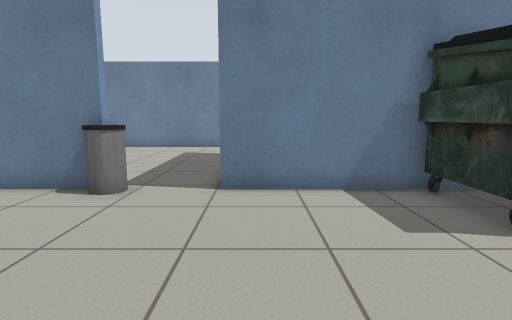
[1] (above)

19 first-person views from a walk through a robot-simulator world made for Gazebo. The camera is 0.9 m above the floor, tilts 8° down and sees 80° across. The floor is counted in squares, 0.5 m on a side. Each view is taken from the middle of a square. On the plan, view 1 faces up. The plan holds only what a view shows up to about 16 squares ahead; the rest is blank. Gazebo's built-in surfaces are drawn with simple patterns. Simple shapes stand in for some stock models. Some surface patterns are stand-ins.

[2]
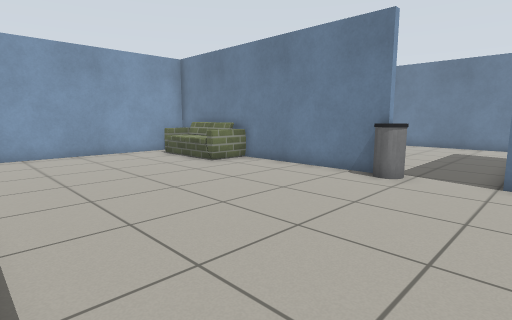

[3]
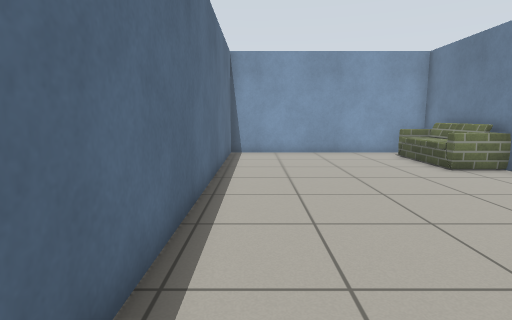

[4]
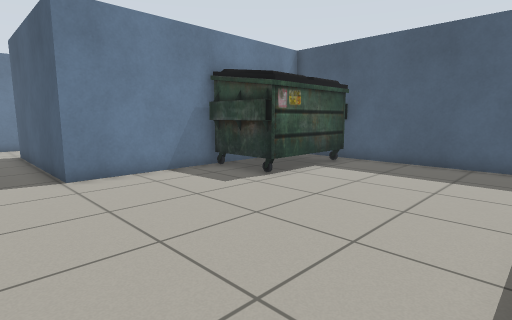

[5]
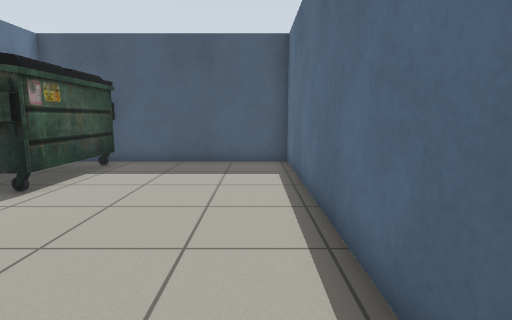

[6]
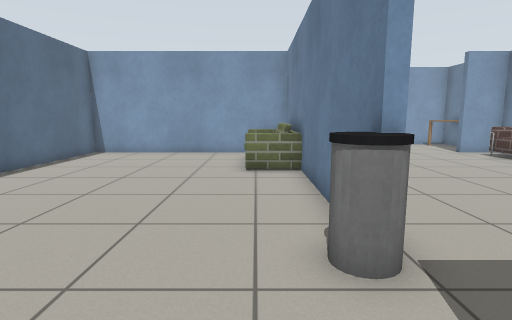

[7]
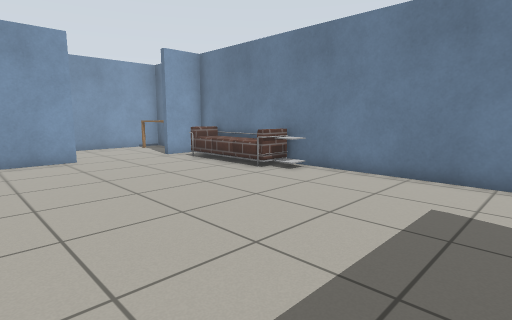

[8]
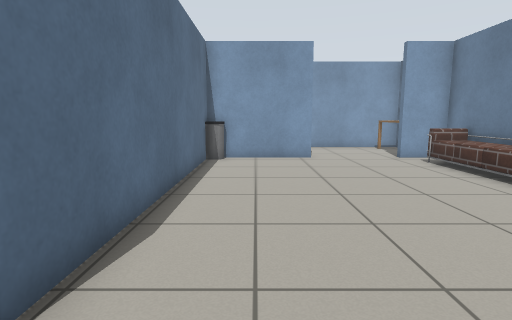

[9]
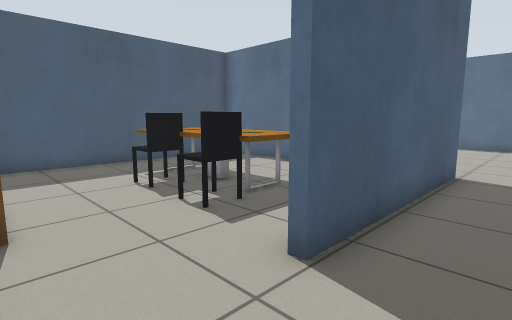

[10]
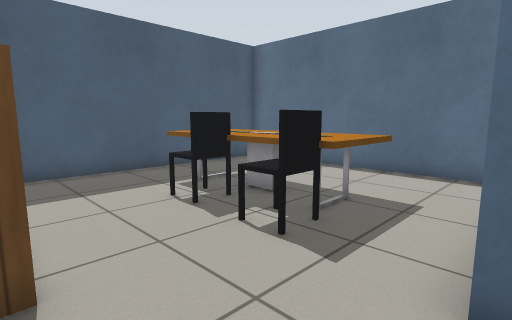

[11]
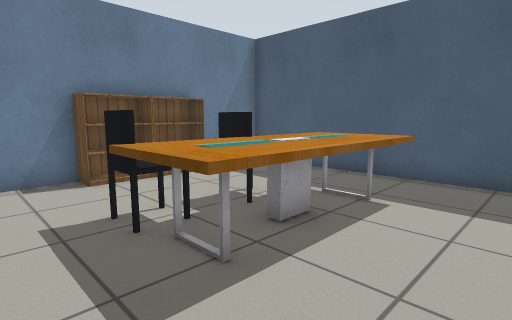

[12]
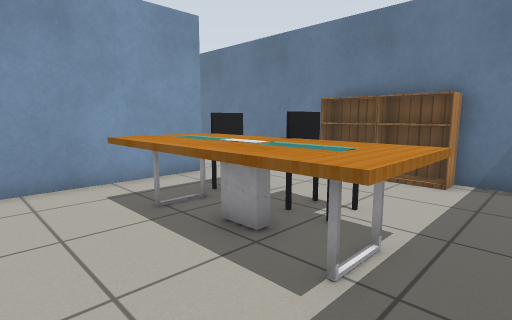

[13]
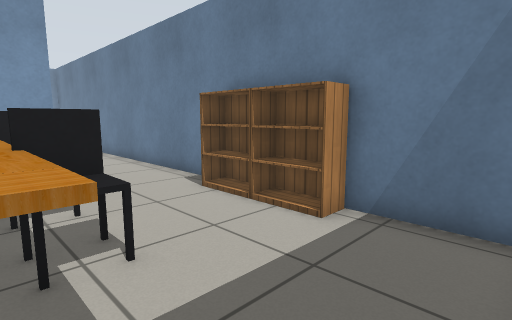

[14]
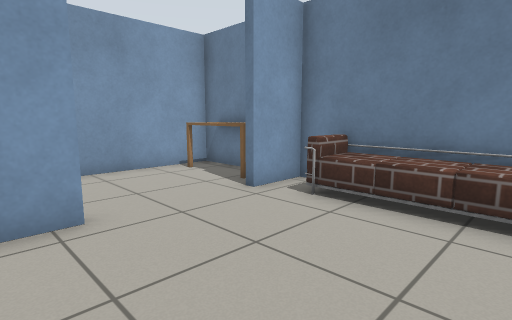

[15]
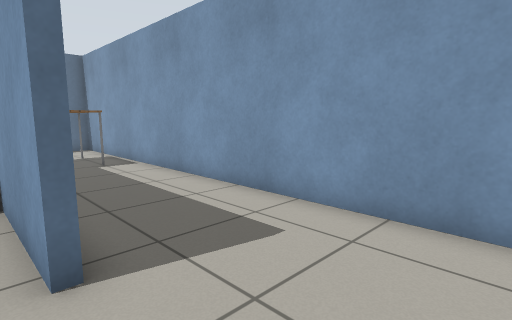

[16]
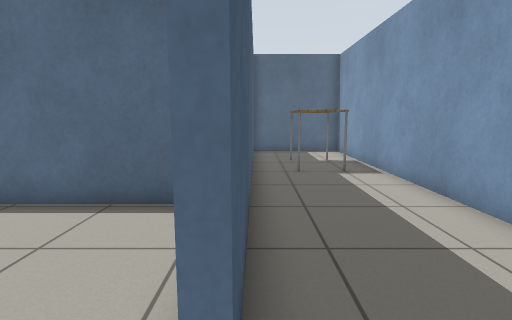

[17]
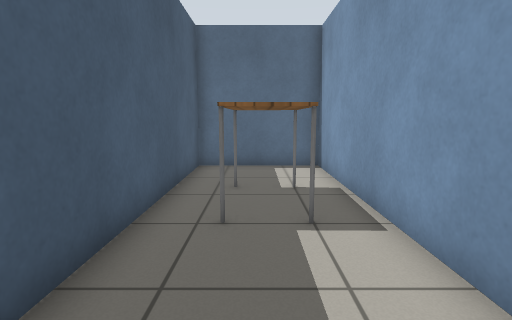

[18]
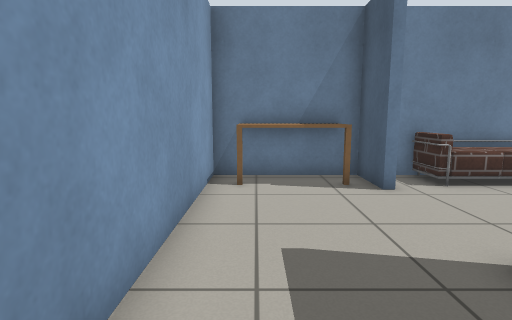

[19]
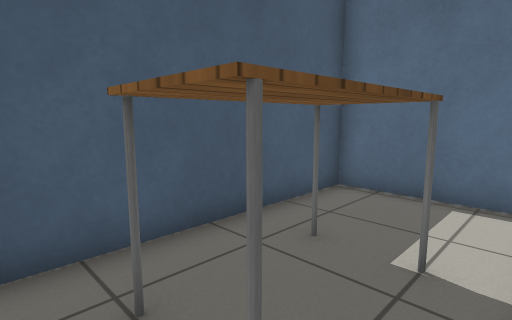

### Floor plan
Ten units are one square. View 1 is at (0, 0); x grows to the right and y downward. Boxes are objects, and circles mark ways between rooms. Rooms are numbered by the first view taken in them; rooms with no view inside come last. Other rooms are left out.
<svg viewBox="-208 -200 307 228">
<path fill="none" stroke="#000" d="M-38 -75 -156 -75 -156 23 94 23 94 -45M52 -75 -9 -75M-156 -125 -156 -78 -42 -78M-9 -75 -9 -150 -6 -150M-6 -184 -156 -184 -156 -164M-6 -150 -6 -96M4 -78 94 -78 94 -184 -6 -184M-159 -164 -159 -184M-194 -184 -203 -184 -203 23 -159 23 -159 -125"/>
<rect x="-135" y="-75" width="40" height="20" fill="#bbb"><title>sofa</title></rect>
<rect x="-45" y="-75" width="20" height="10" fill="#bbb"><title>bin</title></rect>
<rect x="-155" y="-85" width="10" height="10" fill="#bbb"><title>bin</title></rect>
<rect x="-145" y="-185" width="50" height="20" fill="#bbb"><title>sofa</title></rect>
<rect x="-95" y="-185" width="10" height="10" fill="#bbb"><title>side table</title></rect>
<rect x="15" y="-135" width="60" height="30" fill="#bbb"><title>table</title></rect>
<rect x="15" y="-145" width="20" height="10" fill="#bbb"><title>office chair</title></rect>
<rect x="25" y="-185" width="20" height="10" fill="#bbb"><title>bookshelf</title></rect>
<rect x="45" y="-145" width="10" height="10" fill="#bbb"><title>office chair</title></rect>
<rect x="45" y="-185" width="20" height="10" fill="#bbb"><title>bookshelf</title></rect>
<rect x="-195" y="-45" width="20" height="40" fill="#bbb"><title>table</title></rect>
<rect x="-195" y="-195" width="30" height="30" fill="#bbb"><title>table</title></rect>
<circle cx="-25" cy="-80" r="3" fill="#2a7"/>
<circle cx="-10" cy="-165" r="3" fill="#2a7"/>
<circle cx="-160" cy="-145" r="3" fill="#2a7"/>
<text x="-40" y="-20">1</text>
<text x="-80" y="-130">2</text>
<text x="40" y="-140">3</text>
<text x="-180" y="-90">4</text>
</svg>
Room 1 opens to room 2. Room 2 opens to room 3. Room 2 opens to room 4.

Where each view was taken, in squares from view 1:
view 1: 0 up, 0 right, facing up
view 2: 2 down, 0 right, facing up-left
view 3: 1 down, 0 right, facing left
view 4: 2 down, 3 left, facing up-right
view 5: 1 down, 3 left, facing right
view 6: 6 up, 0 right, facing left
view 7: 9 up, 2 left, facing up-left
view 8: 10 up, 2 left, facing left
view 9: 18 up, 3 left, facing down-right
view 10: 18 up, 1 left, facing down-right
view 11: 9 up, 0 right, facing up-right
view 12: 9 up, 8 right, facing up-left
view 13: 13 up, 9 right, facing up-left
view 14: 11 up, 10 left, facing up-left
view 15: 16 up, 15 left, facing down-left
view 16: 14 up, 16 left, facing down
view 17: 9 up, 18 left, facing down
view 18: 9 up, 19 left, facing up
view 19: 5 up, 20 left, facing down-right
